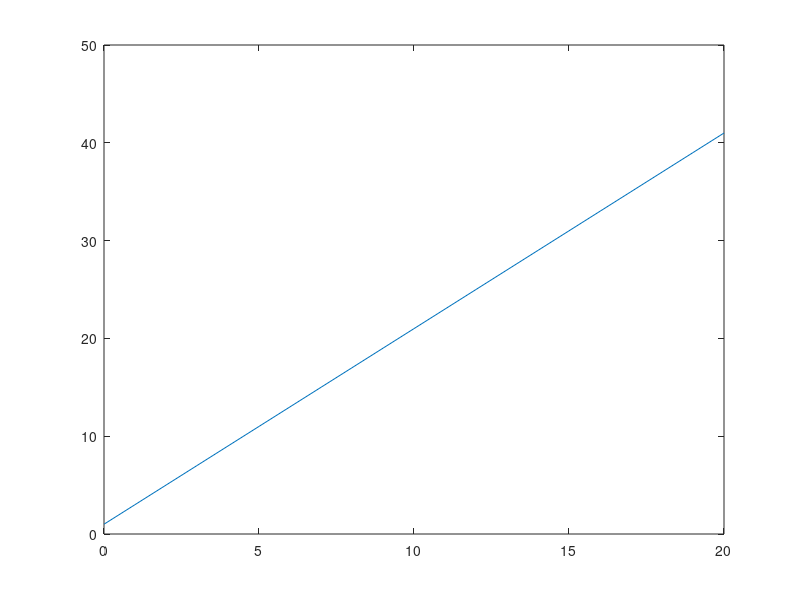
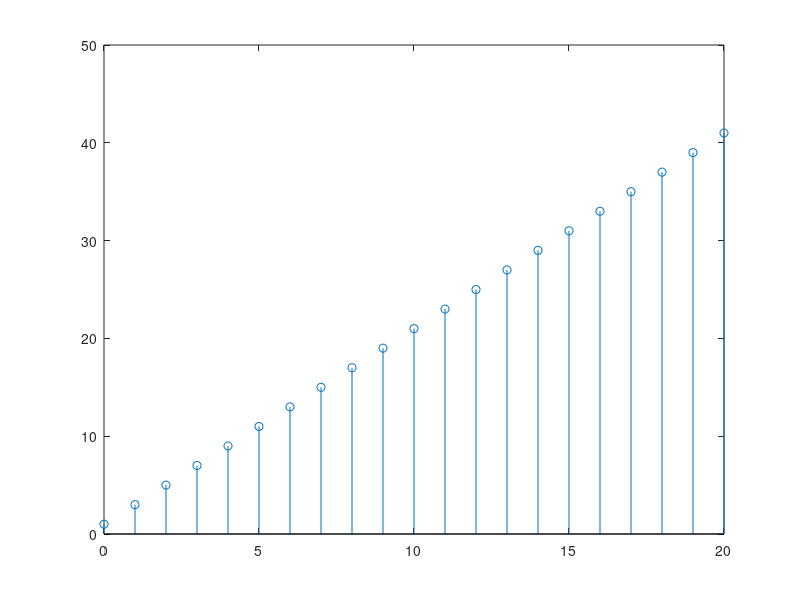
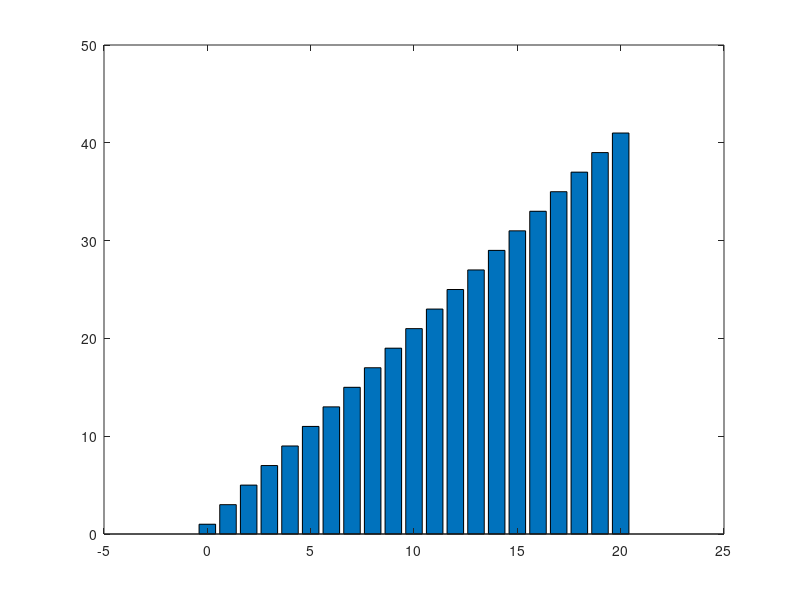
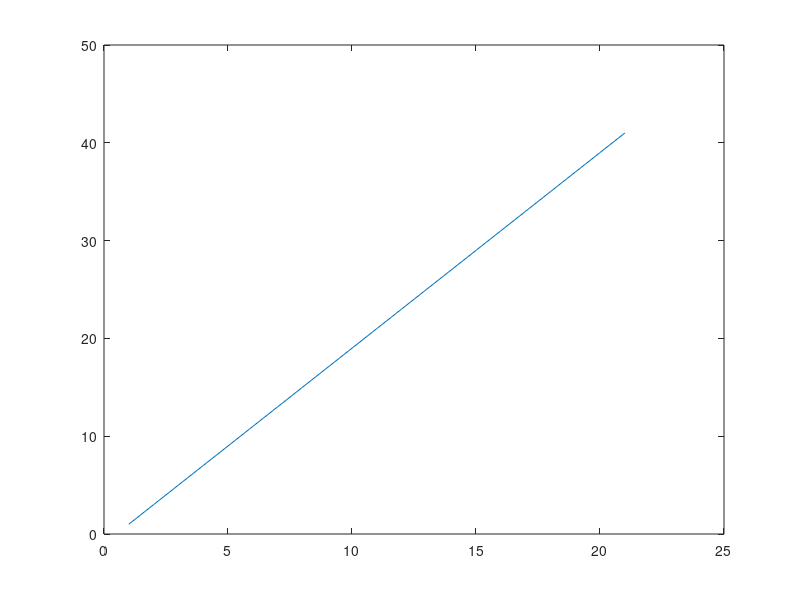

These charts were generated, in order, by the following MATLAB code:
%%
data = [1 2 3; 
        4 5 6; 
        7 8 9];
% 세미콜론은 행바꿈.

% 2행 3열 데이터 (6)
data(2, 3)
% 2행의 모든 데이터
data(2, :)
% 3열의 모든 데이터
data(:, 3)
% 2행의 2열 ~ 3열. (:, 2:)처럼 숫자 뒤를 열어두고 끝낼수는 없는듯?
data(2, 2:3)
% 모든 행의 2~3열
data(:, 2:3)

data(:, :)

%%
% 변수컨트롤

% 1 ~ 10 , 1씩 증가하는 함수
% a = 시작값:증가값:종결값
a = 1:2:10;
b = 9:-3:0;

length(a)
length(b)
%%
% 주석 여러줄은
% 열고 닫을 수 있는듯
% 아마도

% 0이 10개 포함된 변수
% 1행 10열 배열
k = zeros(1, 10);
% 10행 1열
k = zeros(10, 1);

% 1이 10개
m = ones(1, 10);
m = ones(10, 1);

p = ones(3, 3);

%%
x = 0:1:20;
y = 2*x + 1;

figure; plot(x, y);
figure; stem(x, y);
figure; bar(x, y);

figure; plot(y);
figure; stem(y);
figure; bar(y);
%%
% 한 화면에 그리기
% subplot(공간분할 행, 공간분할 열, 순서)
figure;
subplot(3, 1, 1); plot(x, y);
subplot(3, 1, 2); stem(x, y);
subplot(3, 1, 3); bar(x, y);

figure;
subplot(1, 3, 1); plot(x, y);
subplot(1, 3, 2); stem(x, y);
subplot(1, 3, 3); bar(x, y);

%% 조건에 맞는 데이터 찾기
x = 1:2:10;
i = find(x>5)
y = x(i)

%% 행렬 만들기 & 연산
clear all; close all; clc;
% A(2*3), B(3*2), C(3*3) 만들기
A = [1 2 3; 4 5 6];
B = [1 2; 4 5; 7 8];
C = [1 2 3; 4 5 6; 7 8 9];

% 행별, 열별 데이터 삽입도 가능
D(1, :) = [1 2 3];
D(2, :) = [4 5 6];
D(3, :) = [7 8 9];
E(:, 1) = [1 3 5];
E(:, 2) = [7 9 11];

%% 행렬 연산
A * B %A(2,3) * B(3,2)
A + transpose(B) %B의 전치행렬은 B인버스(2,3)
A + B' % 굳이 transpose 함수 안쓰고 B' 프라임 표시만으로도 전치행렬 표현됨

%% 행렬식
%det(A) %아마 이 행은 오류가 표시될 것.
det(C) %3*3 정방행렬인 C만 행렬식이 계산됨.

%% 역행렬
%inv(A) %역행렬은 정방행렬 & det(array) 가 0이 아닐때만 존재. 고로 얘도 에러
inv(C)
C^-1

%% 행렬곱의 특성 C*D != D*C
C*D
D*C

%% 행렬 특성(역행렬의 분배) -> inv(C*D) = inv(C) * inv(D)
inv(C*D)
inv(C) * inv(D)

%% for/if
clear all; close all; clc;
% x 데이터의 합, 평균 구하기
x = 1:1:10;
out1 = 0;
out2 = 0;

for k=1:1:length(x)
    out1 = out1 + x(k);
    out2 = out2 + x(k)/length(x);
end 
out1
out2

%내장함수
out11 = sum(x)
out22 = mean(x)

out33 = std(x) %표준편차

%% 정규분포 구하기
clear all; close all; clc;

%x 범위
x = 0:0.1:10;

m1 = 5;
s1 = 1;

y = (1/(s1*sqrt(2*pi))) * exp((-(x-m1).^2)/(2*(s1.^2)));
y = y/sum(y);

figure;
plot(x, y);
